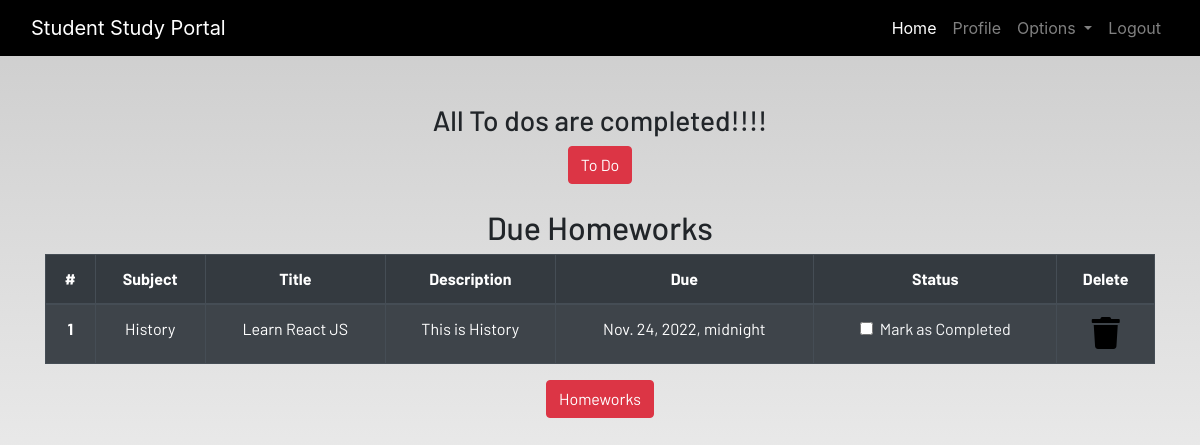
/profile/ (signed in), run on the app's committed database.
### dashboard/models.py (models this page shows, shortened)
class Homework(models.Model):
    user = models.ForeignKey(User,on_delete=models.CASCADE)
    subject = models.CharField(max_length=50)
    title = models.CharField(max_length=50)
    description = models.TextField()
    due = models.DateTimeField()
    is_finished = models.BooleanField(default=False)

### dashboard/views.py (the view)
# urls.py: path('profile/', views.profile,name='profile'),
@login_required
def profile(request):
    homeworks = Homework.objects.filter(is_finished=False, user=request.user)
    todos = Todo.objects.filter(is_finished=False,user=request.user)
    if len(homeworks) == 0:
        homework_done = True
    else:
        homework_done = False
    if len(todos) == 0:
        todos_done = True
    else:
        todos_done = False
    context = {
        'homeworks':homeworks,
        'todos':todos,
        'homework_done':homework_done,
        'todos_done':todos_done
    }
    return render(request,'dashboard/profile.html', context)

### dashboard/templates/dashboard/profile.html
{% extends 'dashboard/base.html' %}
{% load static %}
{% load crispy_forms_tags%}
{% block content %}
<section class="text-center">
    <div class="container">
        {% if not todos_done %}
        <h2>Due ToDos</h2>
        <table class="table table-striped table-bordered table-hover table-dark">
            <thead>
                <tr>
                    <th scope="col">#</th>
                    <th scope="col">Title</th>
                    <th scope="col">Status</th>
                    <th scope="col">Delete</th>
                </tr>
            </thead>
            <tbody>
                {% for todo in todos %}
                <tr>
                    <th scope="row">{{forloop.counter}}</th>
                    <td>{{todo.title}}</td>
                    <td>
                        <a href="{% url 'update_todo' todo.id %}">
                            <div class="form-check">
                                {% if todo.is_finished == True %}
                                <input class="form-check-input" type="checkbox" value="" checked>
                                {% else %}
                                <input class="form-check-input" type="checkbox" value="">
                                {% endif %}
                                <label class="form-check-label text-light" for="flexCheckDefault">
                                    Mark as Completed
                                </label>
                            </div>
                        </a>
                    </td>
                    <td><a href="{% url 'delete_todo' todo.id %}"><i class="fa fa-trash fa-2x"></i></a></td>
                </tr>
                {% endfor %}
            </tbody>
        </table>
        {% else %}
        <h3>All To dos are completed!!!!</h3>
        {% endif %}
        <a href="{% url 'todo' %}" class="btn btn-danger">To Do</a>
        <br><br>
        {% if not homework_done %}
        <h2>Due Homeworks</h2>
        <table class="table table-striped table-bordered table-hover table-dark">
            <thead>
                <tr>
                    <th scope="col">#</th>
                    <th scope="col">Subject</th>
                    <th scope="col">Title</th>
                    <th scope="col">Description</th>
                    <th scope="col">Due</th>
                    <th scope="col">Status</th>
                    <th scope="col">Delete</th>
                </tr>
            </thead>
            <tbody>
                {% for homework in homeworks %}
                <tr>
                    <th scope="row">{{forloop.counter}}</th>
                    <td>{{homework.subject}}</td>
                    <td>{{homework.title}}</td>
                    <td>{{homework.description}}</td>
                    <td>{{homework.due}}</td>
                    <td>
                        <a href="{% url 'update_homework' homework.id %}">
                            <div class="form-check">
                                {% if homework.is_finished == True %}
                                <input class="form-check-input" type="checkbox" value="" checked>
                                {% else %}
                                <input class="form-check-input" type="checkbox" value="">
                                {% endif %}
                                <label class="form-check-label text-light" for="flexCheckDefault">
                                    Mark as Completed
                                </label>
                            </div>
                        </a>
                    </td>
                    <td><a href="{% url 'delete_homework' homework.id%}"><i class="fa fa-trash fa-2x"></i></a></td>
                </tr>
                {% endfor %}
            </tbody>
        </table>
        {% else %}
        <h3>All To homeworks are completed!!!!</h3>
        {% endif %}
        <a href="{% url 'homework' %}" class="btn btn-danger">Homeworks</a>
    </div>
</section>
{% endblock content %}

### dashboard/static/css/main.css (style rules this page uses)
html { scroll-behavior: smooth; height: 100%; width: 100%; }
a { text-decoration: none !important; color: black; }
html, body { max-width: 100%; overflow-x: hidden; height: 100%; width: 100%; }
body { background: linear-gradient(rgba(0, 0, 0, 0.2), rgba(255, 255, 255, 0.5)); overflow-x: hidden; background-repeat: no-repeat; }
.fa { color: black; }

### data on the page
Homework: subject "History", title "Learn React JS", description "This is History", due "Nov. 24, 2022, midnight"
